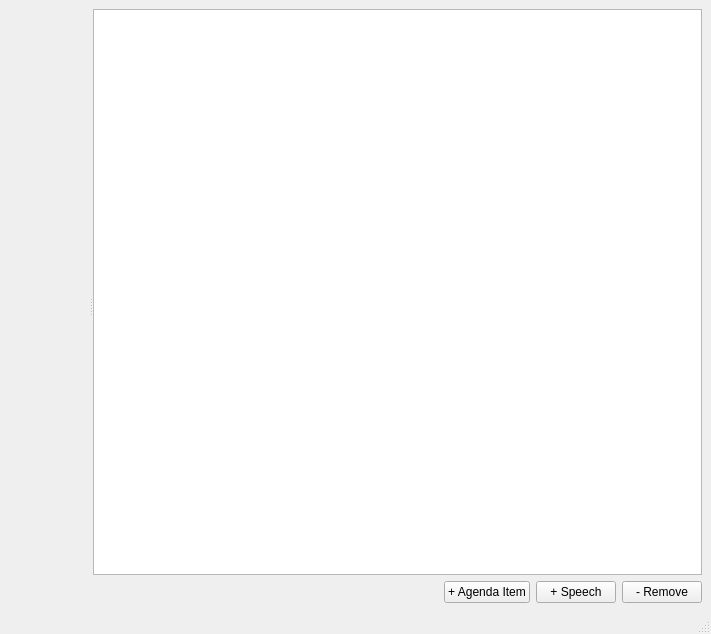
<?xml version="1.0" encoding="UTF-8"?>
<ui version="4.0">
 <class>Transcribe</class>
 <widget class="QMainWindow" name="Transcribe">
  <property name="geometry">
   <rect>
    <x>0</x>
    <y>0</y>
    <width>711</width>
    <height>634</height>
   </rect>
  </property>
  <property name="windowTitle">
   <string>Bungeni Transcribe</string>
  </property>
  <widget class="QWidget" name="centralwidget">
   <layout class="QGridLayout" name="gridLayout_3">
    <item row="0" column="1">
     <widget class="QSplitter" name="splitter">
      <property name="orientation">
       <enum>Qt::Horizontal</enum>
      </property>
      <widget class="QWidget" name="gridLayoutWidget_2">
       <layout class="QGridLayout" name="gridLayout_2">
        <item row="0" column="0" colspan="2">
         <spacer name="verticalSpacer">
          <property name="orientation">
           <enum>Qt::Vertical</enum>
          </property>
          <property name="sizeHint" stdset="0">
           <size>
            <width>20</width>
            <height>40</height>
           </size>
          </property>
         </spacer>
        </item>
        <item row="1" column="0" colspan="2">
         <spacer name="horizontalSpacer_3">
          <property name="orientation">
           <enum>Qt::Horizontal</enum>
          </property>
          <property name="sizeHint" stdset="0">
           <size>
            <width>40</width>
            <height>20</height>
           </size>
          </property>
         </spacer>
        </item>
        <item row="2" column="0" colspan="2">
         <spacer name="verticalSpacer_2">
          <property name="orientation">
           <enum>Qt::Vertical</enum>
          </property>
          <property name="sizeHint" stdset="0">
           <size>
            <width>20</width>
            <height>40</height>
           </size>
          </property>
         </spacer>
        </item>
       </layout>
      </widget>
      <widget class="QWidget" name="gridLayoutWidget">
       <layout class="QGridLayout" name="gridLayout">
        <item row="0" column="0" colspan="4">
         <widget class="QListView" name="table">
          <property name="sizePolicy">
           <sizepolicy hsizetype="Expanding" vsizetype="Expanding">
            <horstretch>0</horstretch>
            <verstretch>2</verstretch>
           </sizepolicy>
          </property>
         </widget>
        </item>
        <item row="1" column="0">
         <spacer name="horizontalSpacer">
          <property name="orientation">
           <enum>Qt::Horizontal</enum>
          </property>
          <property name="sizeHint" stdset="0">
           <size>
            <width>40</width>
            <height>20</height>
           </size>
          </property>
         </spacer>
        </item>
        <item row="1" column="2">
         <widget class="QPushButton" name="addButton">
          <property name="text">
           <string>+ Speech</string>
          </property>
         </widget>
        </item>
        <item row="1" column="3">
         <widget class="QPushButton" name="removeButton">
          <property name="text">
           <string>- Remove</string>
          </property>
         </widget>
        </item>
        <item row="1" column="1">
         <widget class="QPushButton" name="agendaItemButton">
          <property name="text">
           <string>+ Agenda Item</string>
          </property>
         </widget>
        </item>
       </layout>
      </widget>
     </widget>
    </item>
   </layout>
  </widget>
  <widget class="QMenuBar" name="menubar">
   <property name="geometry">
    <rect>
     <x>0</x>
     <y>0</y>
     <width>711</width>
     <height>25</height>
    </rect>
   </property>
  </widget>
  <widget class="QStatusBar" name="statusbar"/>
 </widget>
 <resources/>
 <connections/>
</ui>
